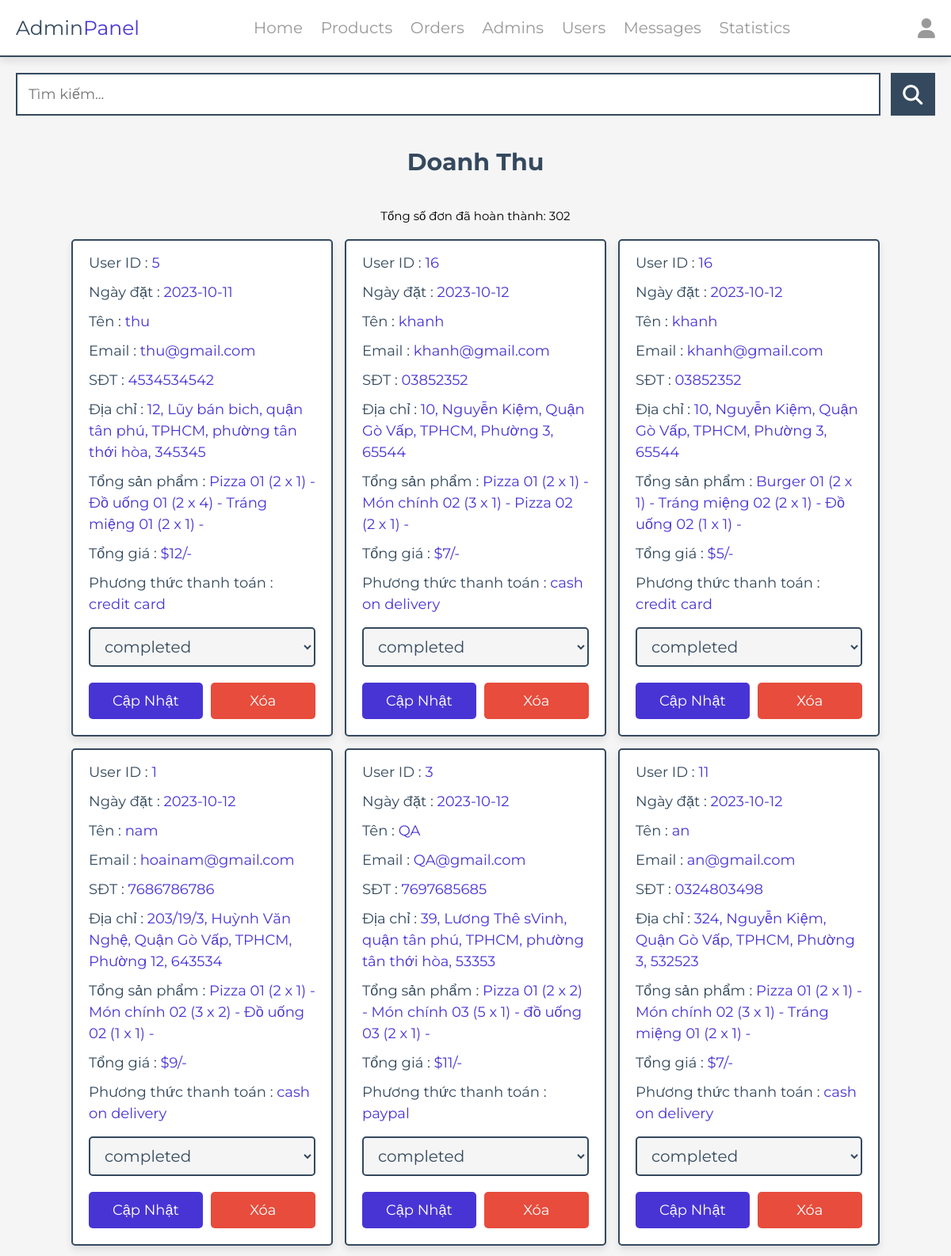
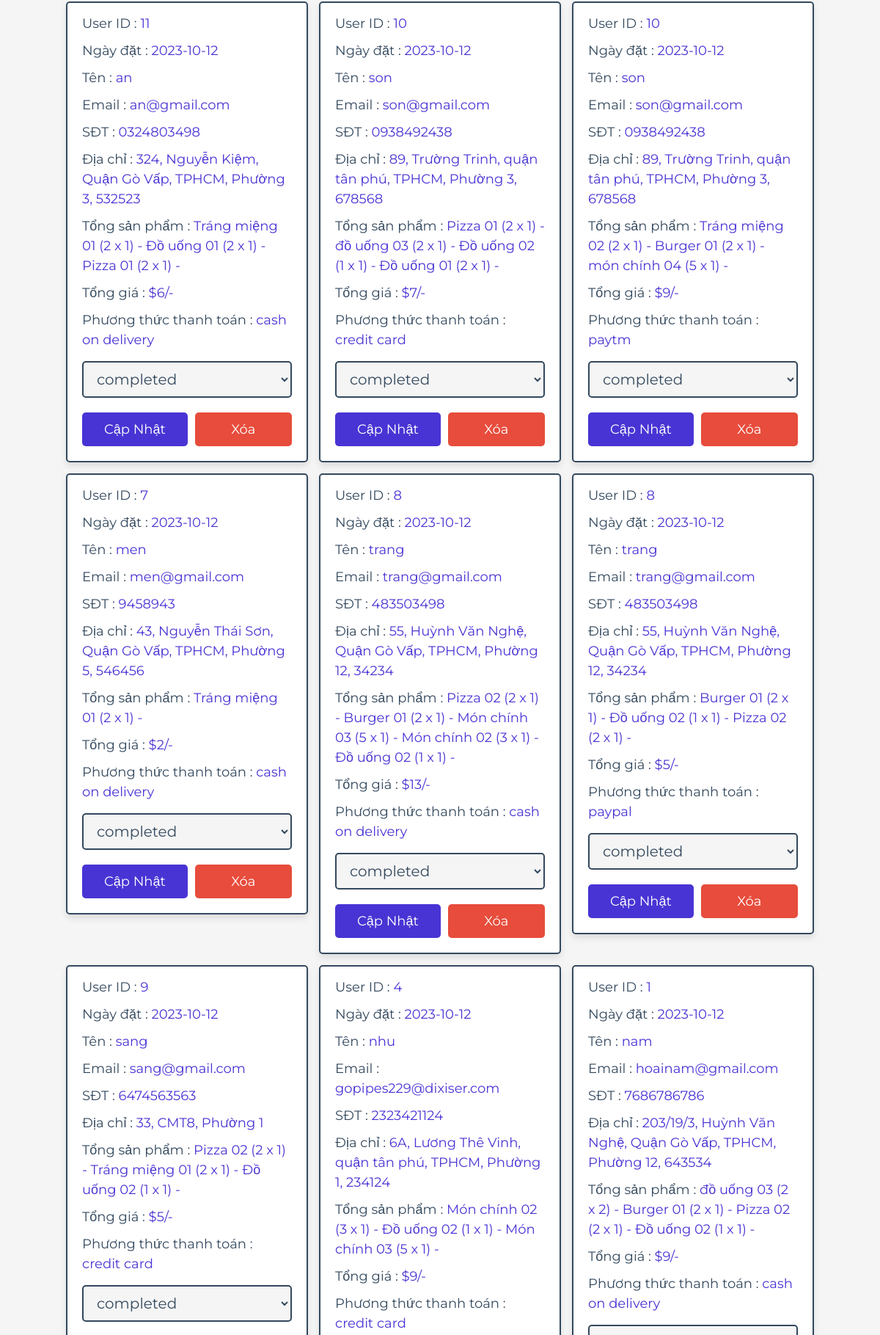
Screenshot of /admin/money_earned.php (signed in, upper part) with the database file from the repository (2 pictures, top to bottom).
### tables this page shows
CREATE TABLE `orders` (
  `id` int(100) NOT NULL,
  `user_id` int(100) NOT NULL,
  `name` varchar(20) NOT NULL,
  `number` varchar(10) NOT NULL,
  `email` varchar(50) NOT NULL,
  `method` varchar(50) NOT NULL,
  `address` varchar(500) NOT NULL,
  `total_products` varchar(1000) NOT NULL,
  `total_price` int(100) NOT NULL,
  `placed_on` date NOT NULL DEFAULT current_timestamp(),
  `payment_status` varchar(20) NOT NULL DEFAULT 'pending'
);

### admin/money_earned.php (the view, shortened to what this page needs)
<?php
include '../components/connect.php';
$search_condition = "";
$records_per_page = 30;
$page = isset($_GET['page']) ? intval($_GET['page']) : 1;
$offset = ($page - 1) * $records_per_page;
$total_completed_orders = $conn->query("SELECT COUNT(*) FROM `orders` WHERE `payment_status` = 'completed' $search_condition")->fetchColumn();
$select_orders = $conn->prepare("SELECT * FROM `orders` WHERE `payment_status` = 'completed' $search_condition LIMIT :offset, :records_per_page");
$select_orders->bindParam(':offset', $offset, PDO::PARAM_INT);
$select_orders->bindParam(':records_per_page', $records_per_page, PDO::PARAM_INT);
$select_orders->execute();
?>
<!DOCTYPE html>
<html lang="en">
<head>
    <link rel="stylesheet" href="https://cdnjs.cloudflare.com/ajax/libs/font-awesome/6.1.1/css/all.min.css">
    <link rel="stylesheet" href="../css/admin_style.css">
</head>
<body>
<?php include '../components/admin_header.php' ?>
<section class="search-form">
    <form method="post" action="">
        <input type="text" name="search_box" placeholder="Tìm kiếm..." class="box">
        <button type="submit" name="search_btn" class="fas fa-search"></button>
    </form>
</section>
<section class="placed-orders">
    <h1 class="heading">Doanh thu</h1>
        <section class="summary">
            <p>Tổng số đơn đã hoàn thành: <?= $total_completed_orders; ?></p>
        </section>
    <div class="box-container">
        <?php
        if ($select_orders->rowCount() > 0) {
            while ($fetch_orders = $select_orders->fetch(PDO::FETCH_ASSOC)) {
                ?>
                <div class="box">
                    <p> User ID : <span><?= $fetch_orders['user_id']; ?></span> </p>
                    <p> Ngày đặt : <span><?= $fetch_orders['placed_on']; ?></span> </p>
                    <p> Tên : <span><?= $fetch_orders['name']; ?></span> </p>
                    <p> Email : <span><?= $fetch_orders['email']; ?></span> </p>
                    <p> SĐT : <span><?= $fetch_orders['number']; ?></span> </p>
                    <p> Địa chỉ : <span><?= $fetch_orders['address']; ?></span> </p>
                    <p> Tổng sản phẩm : <span><?= $fetch_orders['total_products']; ?></span> </p>
                    <p> Tổng giá : <span>$<?= $fetch_orders['total_price']; ?>/-</span> </p>
                    <p> Phương thức thanh toán : <span><?= $fetch_orders['method']; ?></span> </p>
                    <form action="" method="POST">
                        <select name="payment_status" class="drop-down">
                            <option value="" selected disabled><?= $fetch_orders['payment_status']; ?></option>
                        </select>
                        <div class="flex-btn">
                            <input type="submit" value="Cập nhật" class="btn" name="update_payment">
                            <a href="money_earned.php?delete=<?= $fetch_orders['id']; ?>" class="delete-btn"
                               onclick="return confirm('Bạn muốn xóa đơn đặt hàng này?');">Xóa</a>
                        </div>
                    </form>
                </div>
                <?php
            }
        } else {
            echo '<p class="empty">Không có đơn đặt hàng nào được tìm thấy!</p>';
        }
        ?>
    </div>
</section>
</body>
</html>

### css/admin_style.css (style rules this page uses)
:root { --main-color:#4834d4; --red:#e74c3c; --orange:#f39c12; --black:#34495e; --white:#fff; --light-bg:#f5f5f5; --light-color:#999; --border:.2rem solid var(--black); --box-shadow:0 .5rem 1rem rgba(0,0,0,.1); }
* { font-family: 'Montserrat', sans-serif; margin:0; padding:0; box-sizing: border-box; text-decoration: none; outline: none; border:none; }
html { font-size: 62.5%; overflow-x: hidden; }
body { background-color: var(--light-bg); }
section { max-width: 1200px; margin:0 auto; padding:2rem; }
.btn, .delete-btn, .option-btn { display: block; margin-top: 1rem; border-radius: .5rem; cursor: pointer; width: 100%; font-size: 1.8rem; color:var(--white); padding:1.2rem 3rem; text-transform: capitalize; text-align: center; }
.btn { background-color: var(--main-color); }
.delete-btn { background-color: var(--red); }
.flex-btn { display: flex; gap:1rem; }
.heading { text-align: center; margin-bottom: 2rem; text-transform: capitalize; color:var(--black); font-size: 3rem; }
.placed-orders .box-container { display: grid; grid-template-columns: repeat(auto-fit, 33rem); gap:1.5rem; justify-content: center; align-items: flex-start; }
.placed-orders .box-container .box { background-color: var(--white); border-radius: .5rem; box-shadow: var(--box-shadow); border:var(--border); padding:2rem; padding-top: 1rem; }
.placed-orders .box-container .box p { padding: .5rem 0; line-height: 1.5; font-size: 1.8rem; color:var(--black); }
.placed-orders .box-container .box p span { color:var(--main-color); }
.placed-orders .box-container .box .drop-down { width: 100%; margin:1rem 0; background-color: var(--light-bg); padding:1rem 1.4rem; font-size: 2rem; color:var(--black); border:var(--border); border-radius: .5rem; }
.search-form form { display: flex; gap:1.3rem; }
.search-form form .box { width: 100%; border:var(--border); padding:1.4rem; font-size: 1.8rem; color:var(--black); }
.search-form form .fa-search { width: 6rem; background-color: var(--black); color:var(--white); cursor: pointer; font-size: 2.5rem; }
.summary p { text-align: center; font-size: 1.5rem; }

### rows the page displays
orders: user "5", placed_on "2023-10-11", name "thu", email "thu@gmail.com", number "4534534542", address "12, Lũy bán bich, quận tân phú, TPHCM, phường tân thới hòa, 345345", total_products "Pizza 01 (2 x 1) - Đồ uống 01 (2 x 4) - Tráng miệng 01 (2 x 1) -", total_price "12", method "credit card", payment_status "completed"
orders: user "16", placed_on "2023-10-12", name "khanh", email "khanh@gmail.com", number "03852352", address "10, Nguyễn Kiệm, Quận Gò Vấp, TPHCM, Phường 3, 65544", total_products "Pizza 01 (2 x 1) - Món chính 02 (3 x 1) - Pizza 02 (2 x 1) -", total_price "7", method "cash on delivery", payment_status "completed"
orders: user "16", placed_on "2023-10-12", name "khanh", email "khanh@gmail.com", number "03852352", address "10, Nguyễn Kiệm, Quận Gò Vấp, TPHCM, Phường 3, 65544", total_products "Burger 01 (2 x 1) - Tráng miệng 02 (2 x 1) - Đồ uống 02 (1 x 1) -", total_price "5", method "credit card", payment_status "completed"
orders: user "1", placed_on "2023-10-12", name "nam", email "hoainam@gmail.com", number "7686786786", address "203/19/3, Huỳnh Văn Nghệ, Quận Gò Vấp, TPHCM, Phường 12, 643534", total_products "Pizza 01 (2 x 1) - Món chính 02 (3 x 2) - Đồ uống 02 (1 x 1) -", total_price "9", method "cash on delivery", payment_status "completed"
orders: user "3", placed_on "2023-10-12", name "QA", email "QA@gmail.com", number "7697685685", address "39, Lương Thê sVinh, quận tân phú, TPHCM, phường tân thới hòa, 53353", total_products "Pizza 01 (2 x 2) - Món chính 03 (5 x 1) - đồ uống 03 (2 x 1) -", total_price "11", method "paypal", payment_status "completed"
orders: user "11", placed_on "2023-10-12", name "an", email "an@gmail.com", number "0324803498", address "324, Nguyễn Kiệm, Quận Gò Vấp, TPHCM, Phường 3, 532523", total_products "Pizza 01 (2 x 1) - Món chính 02 (3 x 1) - Tráng miệng 01 (2 x 1) -", total_price "7", method "cash on delivery", payment_status "completed"
orders: user "11", placed_on "2023-10-12", name "an", email "an@gmail.com", number "0324803498", address "324, Nguyễn Kiệm, Quận Gò Vấp, TPHCM, Phường 3, 532523", total_products "Tráng miệng 01 (2 x 1) - Đồ uống 01 (2 x 1) - Pizza 01 (2 x 1) -", total_price "6", method "cash on delivery", payment_status "completed"
orders: user "10", placed_on "2023-10-12", name "son", email "son@gmail.com", number "0938492438", address "89, Trường Trinh, quận tân phú, TPHCM, Phường 3, 678568", total_products "Pizza 01 (2 x 1) - đồ uống 03 (2 x 1) - Đồ uống 02 (1 x 1) - Đồ uống 01 (2 x 1) -", total_price "7", method "credit card", payment_status "completed"
orders: user "10", placed_on "2023-10-12", name "son", email "son@gmail.com", number "0938492438", address "89, Trường Trinh, quận tân phú, TPHCM, Phường 3, 678568", total_products "Tráng miệng 02 (2 x 1) - Burger 01 (2 x 1) - món chính 04 (5 x 1) -", total_price "9", method "paytm", payment_status "completed"
orders: user "7", placed_on "2023-10-12", name "men", email "men@gmail.com", number "9458943", address "43, Nguyễn Thái Sơn, Quận Gò Vấp, TPHCM, Phường 5, 546456", total_products "Tráng miệng 01 (2 x 1) -", total_price "2", method "cash on delivery", payment_status "completed"
orders: user "8", placed_on "2023-10-12", name "trang", email "trang@gmail.com", number "483503498", address "55, Huỳnh Văn Nghệ, Quận Gò Vấp, TPHCM, Phường 12, 34234", total_products "Pizza 02 (2 x 1) - Burger 01 (2 x 1) - Món chính 03 (5 x 1) - Món chính 02 (3 x 1) - Đồ uống 02 (1 x 1) -", total_price "13", method "cash on delivery", payment_status "completed"
orders: user "8", placed_on "2023-10-12", name "trang", email "trang@gmail.com", number "483503498", address "55, Huỳnh Văn Nghệ, Quận Gò Vấp, TPHCM, Phường 12, 34234", total_products "Burger 01 (2 x 1) - Đồ uống 02 (1 x 1) - Pizza 02 (2 x 1) -", total_price "5", method "paypal", payment_status "completed"
orders: user "9", placed_on "2023-10-12", name "sang", email "sang@gmail.com", number "6474563563", address "33, CMT8, Phường 1", total_products "Pizza 02 (2 x 1) - Tráng miệng 01 (2 x 1) - Đồ uống 02 (1 x 1) -", total_price "5", method "credit card", payment_status "completed"
orders: user "4", placed_on "2023-10-12", name "nhu", email "gopipes229@dixiser.com", number "2323421124", address "6A, Lương Thê Vinh, quận tân phú, TPHCM, Phường 1, 234124", total_products "Món chính 02 (3 x 1) - Đồ uống 02 (1 x 1) - Món chính 03 (5 x 1) -", total_price "9", method "credit card"
orders: user "1", placed_on "2023-10-12", name "nam", email "hoainam@gmail.com", number "7686786786", address "203/19/3, Huỳnh Văn Nghệ, Quận Gò Vấp, TPHCM, Phường 12, 643534", total_products "đồ uống 03 (2 x 2) - Burger 01 (2 x 1) - Pizza 02 (2 x 1) - Đồ uống 02 (1 x 1) -", total_price "9", method "cash on delivery", payment_status "completed"

### other values shown
$total_completed_orders "302"
